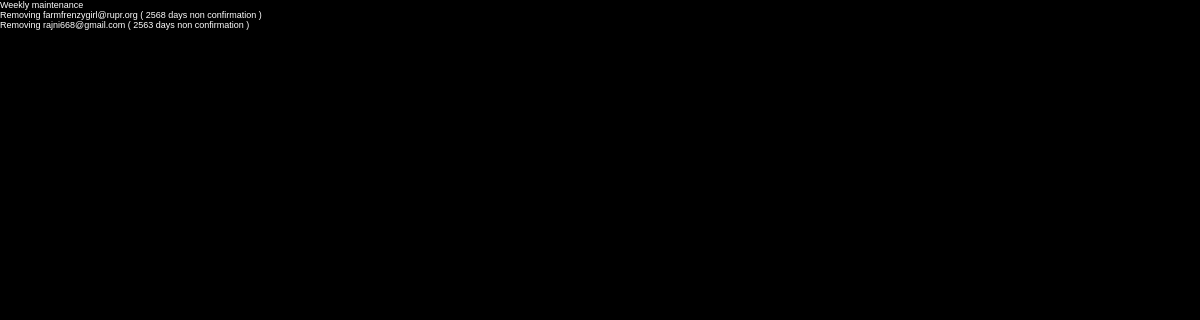
/rpg_auto_weekly.php, run on an earlier commit of the app's database.
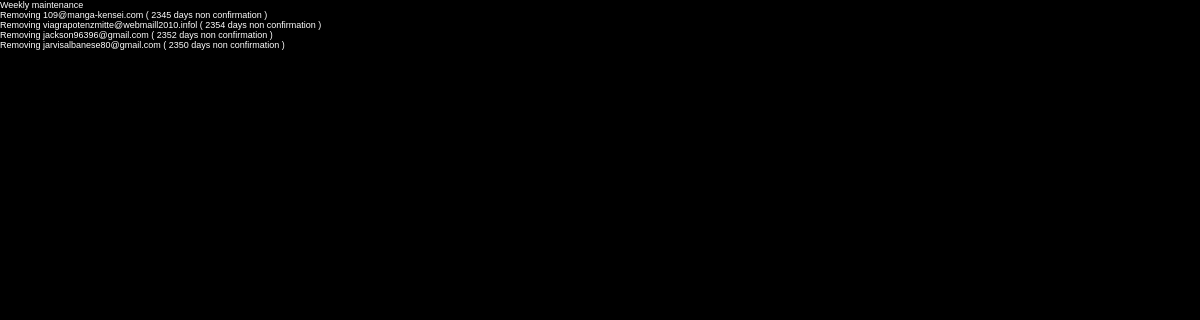
And on a later commit of the database.
### tables this page shows
CREATE TABLE IF NOT EXISTS `users` (
  `name` text NOT NULL,
  `pass` text NOT NULL,
  `real_name` text NOT NULL,
  `country` text NOT NULL,
  `gender` text NOT NULL,
  `email` text NOT NULL,
  `webpage` text NOT NULL,
  `avatar` text NOT NULL,
  `picture` text NOT NULL,
  `posts` int(11) NOT NULL DEFAULT '0',
  `karma` int(11) NOT NULL DEFAULT '0',
  `id` int(11) NOT NULL AUTO_INCREMENT,
  `show_flash` text NOT NULL,
  `icq` text NOT NULL,
  `yahoo` text NOT NULL,
  `msn` text NOT NULL,
  `aim` text NOT NULL,
  `irc_server` text NOT NULL,
  `irc_channel` text NOT NULL,
  `website_fav` text NOT NULL,
  `sentence` text NOT NULL,
  `first_login` datetime NOT NULL DEFAULT '0000-00-00 00:00:00',
  `reporter` text NOT NULL,
  `show_contact_info` text NOT NULL,
  `upload` text NOT NULL,
  `files_uploaded` int(11) NOT NULL DEFAULT '0',
  `files_downloaded` int(11) NOT NULL DEFAULT '0',
  `last_activity` datetime NOT NULL DEFAULT '0000-00-00 00:00:00',
  `last_login` datetime NOT NULL DEFAULT '0000-00-00 00:00:00',
  `birthday` datetime NOT NULL DEFAULT '0000-00-00 00:00:00',
  `access` int(11) NOT NULL DEFAULT '0',
  `forumposts` int(11) NOT NULL DEFAULT '0',
  `forumreplies` int(11) NOT NULL DEFAULT '0',
  `awards` text NOT NULL,
  `referrals` int(11) NOT NULL DEFAULT '0',
  `comments` int(11) NOT NULL DEFAULT '0',
  `linksadded` int(11) NOT NULL DEFAULT '0',
  `logins` int(11) NOT NULL DEFAULT '0',
  `rpg` text NOT NULL,
  `rpg_name` text NOT NULL,
  `rpg_hp` int(11) NOT NULL DEFAULT '0',
  `rpg_hpmax` int(11) NOT NULL DEFAULT '0',
  `rpg_pow` int(11) NOT NULL DEFAULT '0',
  `rpg_powmax` int(11) NOT NULL DEFAULT '0',
  `rpg_str` int(11) NOT NULL DEFAULT '0',
  `rpg_int` int(11) NOT NULL DEFAULT '0',
  `rpg_agl` int(11) NOT NULL DEFAULT '0',
  `rpg_def` int(11) NOT NULL DEFAULT '0',
  `rpg_level` int(11) NOT NULL DEFAULT '0',
  `rpg_trainpoints` int(11) NOT NULL DEFAULT '0',
  `rpg_abilities` text NOT NULL,
  `rpg_craft` text NOT NULL,
  `rpg_craft_skill` int(11) NOT NULL,
  `rpg_craft_skill_max` int(11) NOT NULL,
  `rpg_craft_recipes` text NOT NULL,
  `rpg_exp` int(11) NOT NULL DEFAULT '0',
  `rpg_totalexp` int(11) NOT NULL DEFAULT '0',
  `rpg_class` text NOT NULL,
  `rpg_bank` text NOT NULL,
  `rpg_bankcash` text NOT NULL,
  `rpg_x` text NOT NULL,
  `rpg_y` text NOT NULL,
  `rpg_z` text NOT NULL,
  `rpg_cash` decimal(19,2) NOT NULL,
  `rpg_encounter` text NOT NULL,
  `rpg_slot_head` int(11) NOT NULL DEFAULT '0',
  `rpg_slot_hands` int(11) NOT NULL DEFAULT '0',
  `rpg_slot_legs` int(11) NOT NULL DEFAULT '0',
  `rpg_slot_arms` int(11) NOT NULL DEFAULT '0',
  `rpg_slot_feet` int(11) NOT NULL DEFAULT '0',
  `rpg_slot_chest` int(11) NOT NULL DEFAULT '0',
  `rpg_slot_back` int(11) NOT NULL DEFAULT '0',
  `rpg_slot_mainhand` int(11) NOT NULL DEFAULT '0',
  `rpg_slot_sechand` int(11) NOT NULL DEFAULT '0',
  `rpg_lastaction` text NOT NULL,
  `rpg_ap` int(11) NOT NULL,
  `rpg_emails` text NOT NULL,
  `rpg_base` text NOT NULL,
  `rpg_base_tower1` text NOT NULL,
  `rpg_base_tower2` text NOT NULL,
  `rpg_base_tower3` text NOT NULL,
  `rpg_base_tower4` text NOT NULL,
  `rpg_henchleaders` int(11) NOT NULL,
  `rpg_henchmen` int(11) NOT NULL,
  `rpg_tutorial` text NOT NULL,
  `rpg_mapsize` text NOT NULL,
  `rpg_pvp_won` int(11) NOT NULL,
  `rpg_pvp_lost` int(11) NOT NULL,
  `rpg_pvp_lastplayer` int(11) NOT NULL,
  `rpg_clan` int(11) NOT NULL,
  `rpg_clanrank` int(11) NOT NULL,
  `rpg_quests_current` text NOT NULL,
  `rpg_quests_completed` text NOT NULL,
  UNIQUE KEY `id` (`id`)
);

### rpg.thm.php (called while the page is built, shortened)
<?php
$site_bg_color  = "000000";

### dm_config.php (called while the page is built, shortened)
<?php
include("rpg.thm.php");
function odb()
{
    $mysql = mysql_connect($GLOBALS['authdbaddress'], $GLOBALS['authdbuser'], $GLOBALS['authdbpass']);
    return $mysql;
}
function dm_query($query)
{
    $mysql=odb(); $result=mysql_query($query,$mysql) or die(mysql_error());
    return $result;
}

### rpg_auto_weekly.php (the view, shortened to what this page needs)
<?php
include("rpg_header.php");
echo "Weekly maintenance<br>";
$res=dm_query("select * from users");
$nusers=mysql_num_rows($res);
for($i=0;$i<$nusers;$i++) {
    $user=mysql_fetch_object($res);
    if($user->last_activity=="0000-00-00 00:00:00") {
        $dte=explode(" ",$user->first_login);
        $d1=$dte[0];
        $d2=date("Y-m-d");
        $j = (strtotime($d2)-strtotime($d1))/86400;
        if($j>7) {
            echo "Removing $user->name ( $j days non confirmation )  <br>";
        }
    }
}

### rpg_header.php (shortened to what this page needs)
<?php
include ("dm_config.php");
echo "<html>\n<head>\n";
echo "<link rel=\"stylesheet\" href=\"rpg.css\" type=\"text/css\">\n";
echo "</head>\n<body bgcolor=\"$site_bg_color\" topmargin=\"0\" leftmargin=\"0\">\n";

### rpg.css (style rules this page uses)
body { scrollbar-base-color: #f08000; scrollbar-arrow-color: #f0c000; scrollbar-darkshadow-color: #a07000; font-family: Verdana, Arial, Helvetica, sans-serif; font-size: xx-small; font-style: bold; color: #ffffff; }

What changed in the data, as far as the page shows it:
removed users: name "farmfrenzygirl@rupr.org", first_login "2568"
removed users: name "rajni668@gmail.com", first_login "2563"
added users: name "109@manga-kensei.com", first_login "2345"
added users: name "viagrapotenzmitte@webmaill2010.infol", first_login "2354"
added users: name "jackson96396@gmail.com", first_login "2352"
added users: name "jarvisalbanese80@gmail.com", first_login "2350"
